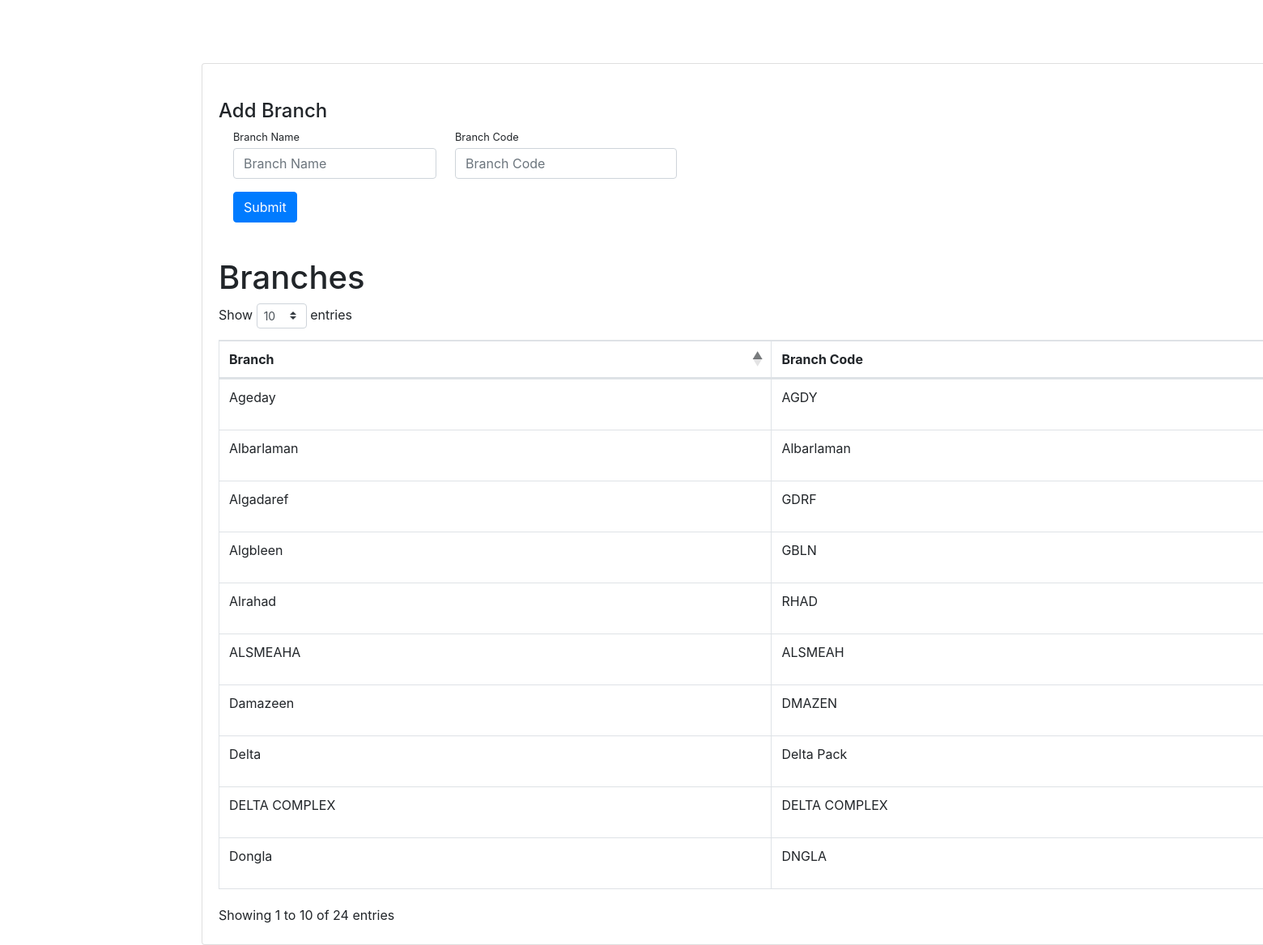
The app's page /dist/addBranchForm.php with its own data.
### tables this page shows
CREATE TABLE `branches` (
  `id` int(255) NOT NULL,
  `branch` varchar(255) NOT NULL,
  `branch_code` varchar(255) NOT NULL
);

### dist/addBranchForm.php (the view, shortened to what this page needs)
      <?php
include "con_db.php";
?>
<?php include "dataTablesCustom.php"; ?>
<div style="margin-left: 15%;margin-top: 5%; width: 120%;">
        <div class="container-fluid">
              <div id="layoutSidenav_content">
                <div class="card mb-4">
                    <div class="card-body">
                      <h4 class="mt-4">Add Branch</h4>
                        <div class="table-responsive">
                          <div id="addedmsg" class="alert alert-success" style="display: none;">Branch Successfuly</div>
                  <form method="post" id="insertform" action="addBranchAction.php">
                    <div class="form-row" style="margin-left: 1%;">
                    <div class="form-group">
                        <label class="small mb-1">Branch Name</label>
                        <input class="form-control col-md-11" id="BranchName" name="branch" type="text" required="true" placeholder="Branch Name" />
                    </div>
                    <div class="form-group">
                        <label class="small mb-1">Branch Code</label>
                        <input class="form-control col-md-12" id="BranchCode" name="branch_code" required="true" type="text" placeholder="Branch Code" />
                    </div>
                    </div>
                    <button style="margin-bottom: 20px;margin-left: 1%;" class="btn btn-primary" id="AddBTN" name="addDeviceBTN">Submit</button>
                  </form>
             <h1 class="mt-4">Branches</h1>
            <table class="table table-bordered" id="dataTable" width="100%" cellspacing="0" style="margin-bottom: 3%;">
<?php
$result = mysqli_query($con,"SELECT * FROM branches");
?>
<thead>
  <tr>
  <th>Branch</th>
  <th>Branch Code</th>
  </tr>
</thead>
<tbody>
    <?php
    while($row = mysqli_fetch_array($result)){
    ?>
  <tr>
      <td><?php echo $row['branch']; ?></td>
      <td><?php echo $row['branch_code']; ?></td>
  </tr>
<?php
}
        ?>
                                  </tbody>
                              </table>
                      </div>
            </div>
          </div>
        </div>
        </div>
      </div>

### records on screen
branches: branch "Algadaref", branch_code "GDRF"
branches: branch "Algbleen", branch_code "GBLN"
branches: branch "Delta", branch_code "Delta Pack"
branches: branch "Albarlaman", branch_code "Albarlaman"
branches: branch "DELTA COMPLEX", branch_code "DELTA COMPLEX"
branches: branch "Dongla", branch_code "DNGLA"
branches: branch "Alrahad", branch_code "RHAD"
branches: branch "Damazeen", branch_code "DMAZEN"
branches: branch "Ageday", branch_code "AGDY"
branches: branch "ALSMEAHA", branch_code "ALSMEAH"
